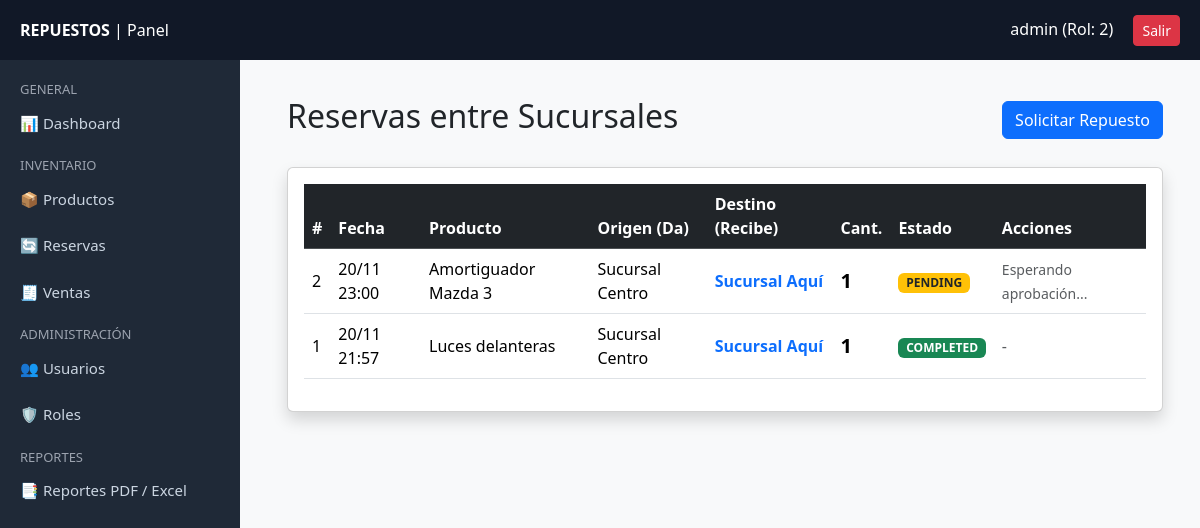
Page /public/stock (signed in) on the committed database.
### tables this page shows
CREATE TABLE `product_reservations` (
  `id` bigint(20) NOT NULL,
  `product_id` int(11) NOT NULL,
  `from_branch_id` int(11) NOT NULL,
  `to_branch_id` int(11) NOT NULL,
  `quantity` int(11) NOT NULL,
  `status` enum('PENDING','COMPLETED','CANCELLED') DEFAULT 'PENDING',
  `requested_by` int(11) DEFAULT NULL,
  `handled_by` int(11) DEFAULT NULL,
  `requested_at` timestamp NOT NULL DEFAULT current_timestamp(),
  `handled_at` timestamp NULL DEFAULT NULL,
  `note` varchar(255) DEFAULT NULL
);

CREATE TABLE `products` (
  `id` int(11) NOT NULL,
  `sku` varchar(80) NOT NULL,
  `name` varchar(255) NOT NULL,
  `description` text DEFAULT NULL,
  `category_id` int(11) DEFAULT NULL,
  `brand` varchar(100) DEFAULT NULL,
  `cost` decimal(12,2) DEFAULT 0.00,
  `price` decimal(12,2) NOT NULL DEFAULT 0.00,
  `min_stock` int(11) DEFAULT 1,
  `is_active` tinyint(1) DEFAULT 1,
  `visible_public` tinyint(1) DEFAULT 1,
  `created_at` timestamp NOT NULL DEFAULT current_timestamp(),
  `updated_at` timestamp NULL DEFAULT NULL ON UPDATE current_timestamp()
);

CREATE TABLE `branches` (
  `id` int(11) NOT NULL,
  `code` varchar(20) NOT NULL,
  `name` varchar(100) NOT NULL,
  `address` varchar(255) DEFAULT NULL,
  `phone` varchar(50) DEFAULT NULL,
  `is_active` tinyint(1) DEFAULT 1,
  `created_at` timestamp NOT NULL DEFAULT current_timestamp(),
  `updated_at` timestamp NULL DEFAULT NULL ON UPDATE current_timestamp()
);

### app/controllers/StockController.php (called while the page is built, shortened)
<?php
require_once __DIR__ . '/../models/Stock.php';
class StockController
{
    public function index()
    {
        $branch_id = $_SESSION["branch_id"];
        $model = new Stock();
        $reservations = $model->getReservations($branch_id);
        include __DIR__ . '/../../views/stock/index.php';
        include __DIR__ . '/../../views/layouts/app.php';
    }
}

### app/models/Stock.php (called while the page is built, shortened)
<?php
require_once __DIR__ . '/../config/database.php';
class Stock {
    private $conn;
    public function __construct() {
        $db = new Database();
        $this->conn = $db->connect();
    }
    public function getReservations($branch_id) {
        $sql = "
            SELECT r.*, p.name AS product_name, b1.name AS from_name, b2.name AS to_name
            FROM product_reservations r
            JOIN products p ON p.id = r.product_id
            JOIN branches b1 ON b1.id = r.from_branch_id
            JOIN branches b2 ON b2.id = r.to_branch_id
            WHERE r.from_branch_id = :branch OR r.to_branch_id = :branch
            ORDER BY r.requested_at DESC
        ";
        $stmt = $this->conn->prepare($sql);
        $stmt->bindValue(":branch", $branch_id);
        $stmt->execute();
        return $stmt->fetchAll(PDO::FETCH_ASSOC);
    }
}

### app/config/database.php (called while the page is built, shortened)
<?php
class Database {
    private $host = "localhost";
    private $dbname = "repuestos_db";
    private $username = "root";
    private $password = "";
    public function connect() {
        try {
            $this->conn = new PDO(
                "mysql:host={$this->host};dbname={$this->dbname};charset=utf8",
                $this->username,
                $this->password
            );
            $this->conn->setAttribute(PDO::ATTR_ERRMODE, PDO::ERRMODE_EXCEPTION);
            return $this->conn;
        } catch (PDOException $e) {
            die("❌ Error de conexión: " . $e->getMessage());
        }
    }
}

### views/stock/index.php (the view, shortened to what this page needs)
<!DOCTYPE html>
<html lang="es">
<head>
    <link href="https://cdn.jsdelivr.net/npm/bootstrap@5.3.2/dist/css/bootstrap.min.css" rel="stylesheet">
</head>
<br></br>
<body class="bg-light">
<div class="container-fluid mt-4">
    <div class="d-flex justify-content-between align-items-center mb-4">
        <h2>Reservas entre Sucursales</h2>
        <a href="/Repuestos/public/productos/buscar" class="btn btn-primary">
            <i class="bi bi-plus-circle"></i> Solicitar Repuesto
        </a>
    </div>
    <div class="card shadow">
        <div class="card-body">
            <div class="table-responsive">
                <table class="table table-hover align-middle">
                    <thead class="table-dark">
                        <tr>
                            <th>#</th>
                            <th>Fecha</th>
                            <th>Producto</th>
                            <th>Origen (Da)</th>
                            <th>Destino (Recibe)</th>
                            <th>Cant.</th>
                            <th>Estado</th>
                            <th>Acciones</th>
                        </tr>
                    </thead>
                    <tbody>
                        <?php if (empty($reservations)): ?>
                            <tr>
                                <td colspan="8" class="text-center py-4">No hay reservas registradas.</td>
                            </tr>
                        <?php else: ?>
                            <?php foreach ($reservations as $res): ?>
                                <?php
                                    $badgeClass = match($res['status']) {
                                        'PENDING' => 'bg-warning text-dark',
                                        'COMPLETED' => 'bg-success',
                                        'CANCELLED' => 'bg-danger',
                                        default => 'bg-secondary'
                                    };
                                    $amISource = $res['from_branch_id'] == $_SESSION['branch_id'];
                                    $canApprove = ($res['status'] === 'PENDING' && $amISource);
                                ?>
                                <tr>
                                    <td><?= $res['id'] ?></td>
                                    <td><?= date('d/m H:i', strtotime($res['requested_at'])) ?></td>
                                    <td><?= htmlspecialchars($res['product_name']) ?></td>
                                    <td class="<?= $amISource ? 'fw-bold text-primary' : '' ?>">
                                        <?= htmlspecialchars($res['from_name']) ?>
                                    </td>
                                    <td class="<?= !$amISource ? 'fw-bold text-primary' : '' ?>">
                                        <?= htmlspecialchars($res['to_name']) ?>
                                    </td>
                                    <td class="fw-bold fs-5"><?= $res['quantity'] ?></td>
                                    <td>
                                        <span class="badge <?= $badgeClass ?>"><?= $res['status'] ?></span>
                                    </td>
                                    <td>
                                        <?php if ($canApprove): ?>
                                            <div class="d-flex gap-2">
                                                <form action="/Repuestos/public/stock/approve" method="POST"
                                                      onsubmit="return confirm('¿Confirmar envío de stock?');">
                                                    <input type="hidden" name="reservation_id" value="<?= $res['id'] ?>">
                                                    <input type="hidden" name="product_id" value="<?= $res['product_id'] ?>">
                                                    <input type="hidden" name="quantity" value="<?= $res['quantity'] ?>">
                                                    <input type="hidden" name="from_branch" value="<?= $res['from_branch_id'] ?>">
                                                    <input type="hidden" name="to_branch" value="<?= $res['to_branch_id'] ?>">
                                                    <button type="submit" class="btn btn-sm btn-success" title="Aprobar envío">
                                                        <i class="bi bi-check-lg"></i>
                                                    </button>
                                                </form>
                                                <form action="/Repuestos/public/stock/reject" method="POST"
                                                      onsubmit="return confirm('¿Rechazar solicitud?');">
                                                    <input type="hidden" name="reservation_id" value="<?= $res['id'] ?>">
                                                    <button type="submit" class="btn btn-sm btn-danger" title="Rechazar">
                                                        <i class="bi bi-x-lg"></i>
                                                    </button>
                                                </form>
                                            </div>
                                        <?php elseif($res['status'] === 'PENDING'): ?>
                                            <span class="text-muted small">Esperando aprobación...</span>
                                        <?php else: ?>
                                            <span class="text-muted">-</span>
                                        <?php endif; ?>
                                    </td>
                                </tr>
                            <?php endforeach; ?>
                        <?php endif; ?>
                    </tbody>
                </table>
            </div>
        </div>
    </div>
</div>
</body>
</html>

### views/layouts/app.php (style rules this page uses)
body { background: #f5f6fa; }

### rows in the picture
product_reservations: id "2", requested_at "20/11 23:00", product.name "Amortiguador Mazda 3", from_branch.name "Sucursal Centro", to_branch.name "Sucursal Aquí", quantity "1", status "PENDING", shows "Esperando aprobación..."
product_reservations: id "1", requested_at "20/11 21:57", product.name "Luces delanteras", from_branch.name "Sucursal Centro", to_branch.name "Sucursal Aquí", quantity "1", status "COMPLETED"

### other values in the picture
$_SESSION["username"] "admin"
$_SESSION["role"] "2"
